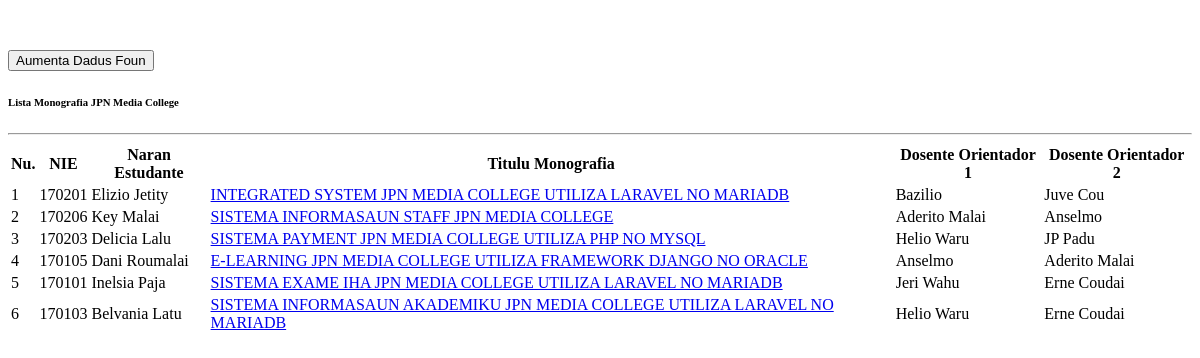
Screenshot of /bdjpnadmin/modulsbdjpn/monografia/hamosu.php with the database file from the repository.
### tables this page shows
CREATE TABLE `monografia` (
  `nie` int(6) NOT NULL,
  `iddosente_1` int(6) NOT NULL,
  `iddosente_2` int(6) NOT NULL,
  `departementu` varchar(25) NOT NULL,
  `tinan` int(4) NOT NULL,
  `titulu` text NOT NULL,
  `abstratu` text NOT NULL,
  `abstratud` varchar(50) NOT NULL,
  `liafuanxave` text NOT NULL
);

CREATE TABLE `estudante` (
  `nie` int(6) NOT NULL,
  `naranestudante` varchar(50) NOT NULL,
  `jeneru` char(4) NOT NULL
);

CREATE TABLE `dosente` (
  `iddosente` int(6) NOT NULL,
  `narandosente` varchar(50) NOT NULL,
  `edukasaun` varchar(12) NOT NULL,
  `email` text NOT NULL
);

### bdjpnadmin/modulsbdjpn/monografia/hamosu.php (the view, shortened to what this page needs)
<!DOCTYPE html>
<html>
<head>
	<link rel="stylesheet"  href="dataTables/datatables.css">
	<link rel="stylesheet" type="text/css" href="dataTables/css/jquery.dataTables.css">
</head>
<body>
	<div class="container">
	<div class="row">
			<p>&nbsp;</p>
			<div class="btn-group">
			<a href='?page=modulsbdjpn/monografia/f_aumenta'>
			<button class="btn btn-success">Aumenta Dadus Foun</button></a>
			</div>
	</div>
</div>
<h6 class="text-center">Lista Monografia JPN Media College</h6>
<hr>
<div class="table-responsive">
<table id="datatable" class="table table-bordered table-striped table-hover">
	<thead>
		<tr>
			<th>Nu.</th>
			<th>NIE</th>
			<th>Naran Estudante</th>
			<th>Titulu Monografia</th>
			<th>Dosente Orientador 1</th>
			<th>Dosente Orientador 2</th>
		</tr>
	</thead>
<tbody>
<?php
include "config/koneksaun.php";
$result =mysqli_query($conn, "SELECT monografia.nie, estudante.naranestudante, monografia.titulu,
	a.narandosente as iddosente_1,
	b.narandosente as iddosente_2 from monografia
		INNER JOIN dosente a ON monografia.iddosente_1 = a.iddosente
		INNER JOIN dosente b ON monografia.iddosente_2 = b.iddosente
		INNER JOIN estudante ON monografia.nie = estudante.nie");
$no = 1;
while($row=mysqli_fetch_array($result))
{
echo "<td>$no</td>";
echo "<td>$row[nie]</td>";
echo "<td>$row[naranestudante]</td>";
echo "<td><a href='?page=modulsbdjpn/monografia/hareedetallu&nie=$row[nie]'> $row[titulu]</a> </td>";
echo "<td>$row[iddosente_1]</td>";
echo "<td>$row[iddosente_2]</td>";
$no++;
}
echo "</table>";
?>
<p>&nbsp;</p>
</div>
</body>
</html>

### rows the page displays
monografia: nie "170201", nie.naranestudante "Elizio Jetity", titulu "INTEGRATED SYSTEM JPN MEDIA COLLEGE UTILIZA LARAVEL NO MARIADB", iddosente_1.narandosente "Bazilio", iddosente_2.narandosente "Juve Cou"
monografia: nie "170206", nie.naranestudante "Key Malai", titulu "SISTEMA INFORMASAUN STAFF JPN MEDIA COLLEGE", iddosente_1.narandosente "Aderito Malai", iddosente_2.narandosente "Anselmo"
monografia: nie "170203", nie.naranestudante "Delicia Lalu", titulu "SISTEMA PAYMENT JPN MEDIA COLLEGE UTILIZA PHP NO MYSQL", iddosente_1.narandosente "Helio Waru", iddosente_2.narandosente "JP Padu"
monografia: nie "170105", nie.naranestudante "Dani Roumalai", titulu "E-LEARNING JPN MEDIA COLLEGE UTILIZA FRAMEWORK DJANGO NO ORACLE", iddosente_1.narandosente "Anselmo", iddosente_2.narandosente "Aderito Malai"
monografia: nie "170101", nie.naranestudante "Inelsia Paja", titulu "SISTEMA EXAME IHA JPN MEDIA COLLEGE UTILIZA LARAVEL NO MARIADB", iddosente_1.narandosente "Jeri Wahu", iddosente_2.narandosente "Erne Coudai"
monografia: nie "170103", nie.naranestudante "Belvania Latu", titulu "SISTEMA INFORMASAUN AKADEMIKU JPN MEDIA COLLEGE UTILIZA LARAVEL NO MARIADB", iddosente_1.narandosente "Helio Waru", iddosente_2.narandosente "Erne Coudai"
